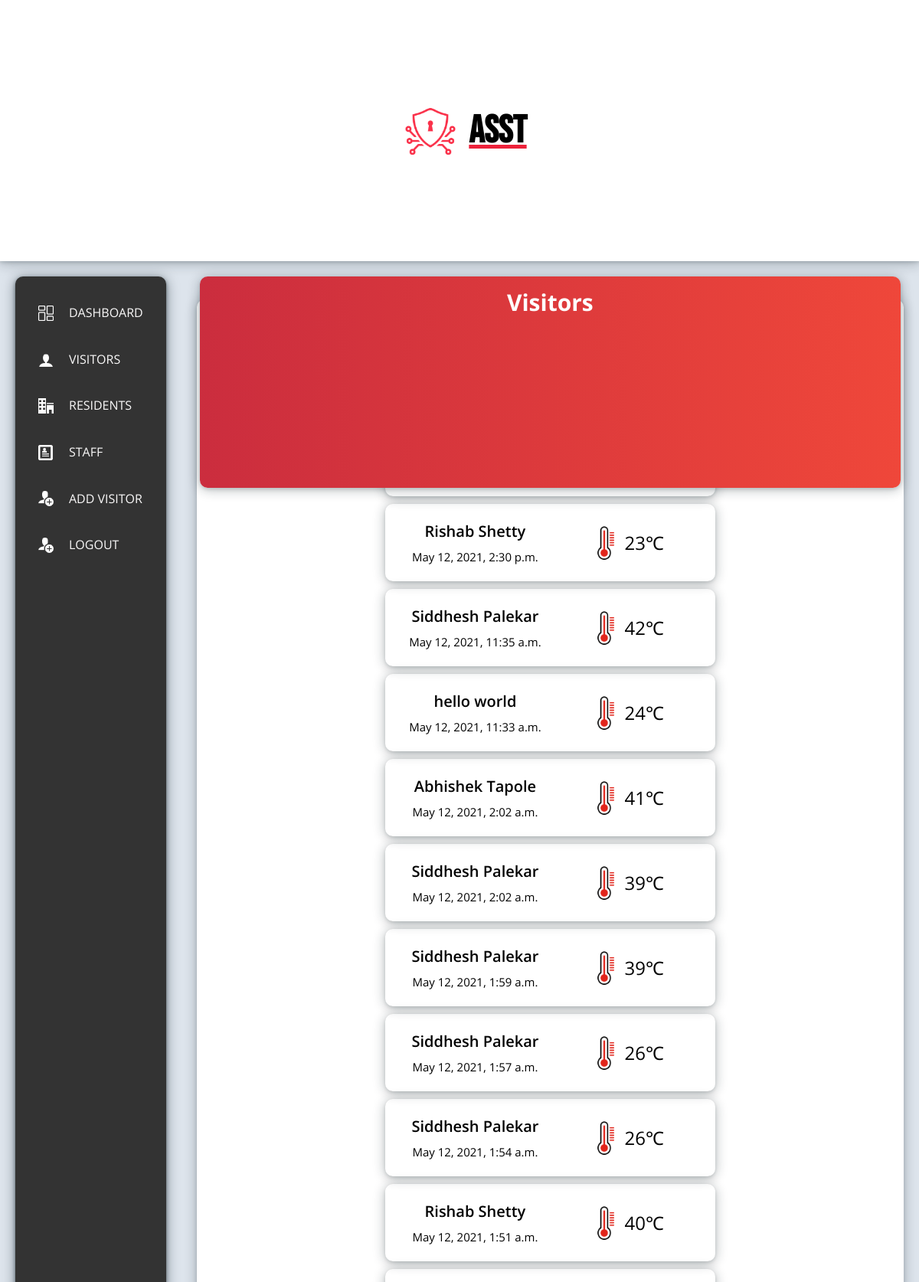
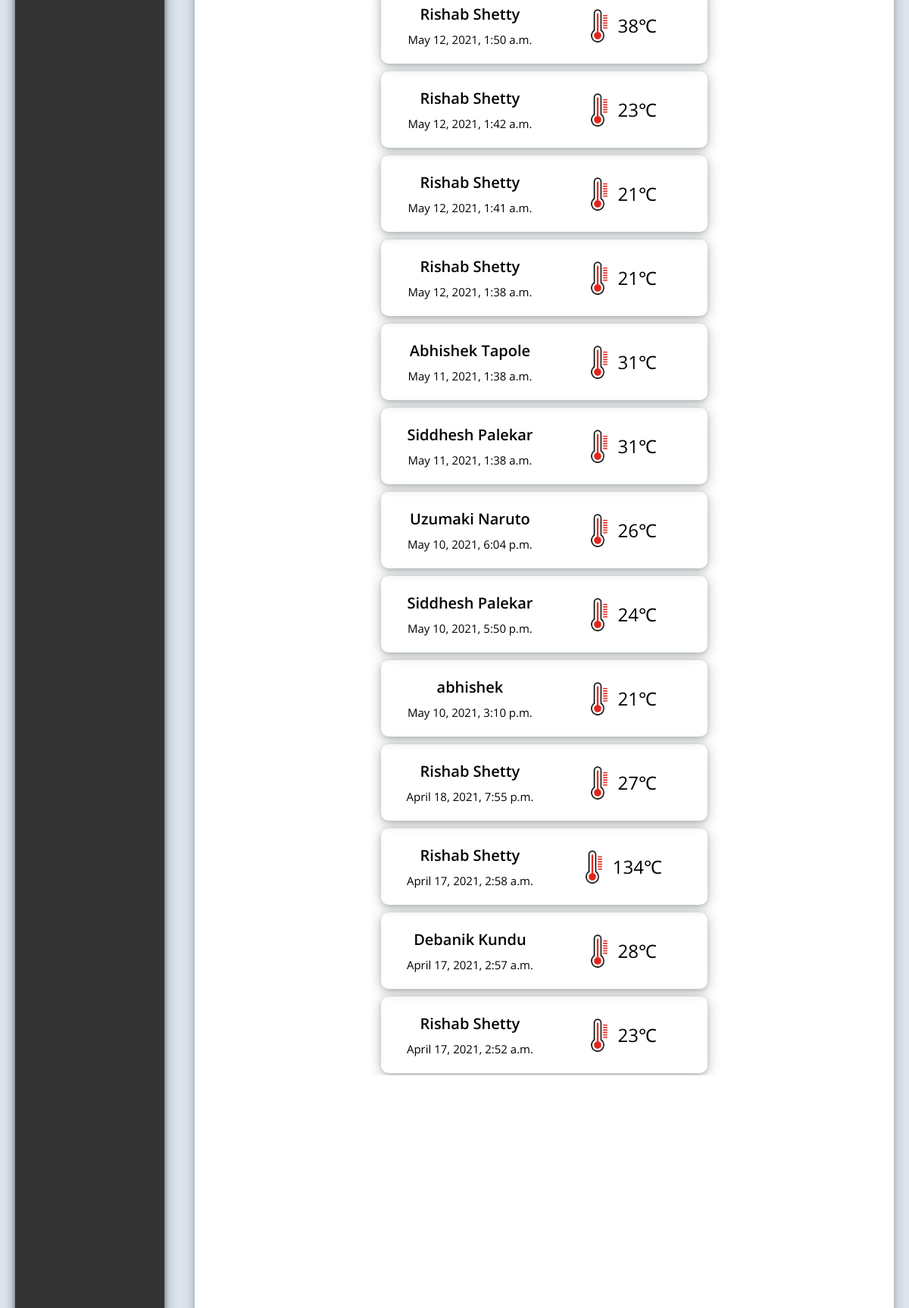
The page /visitors (signed in, upper part) on the database its author committed (2 pictures, top to bottom).
### people/models.py (models this page shows, shortened)
class Visitor(models.Model):
    name = models.ForeignKey(People,on_delete=models.DO_NOTHING)
    temp = models.IntegerField()
    date_time = models.DateTimeField(auto_now_add=True)

class People(models.Model):
    name = models.CharField(max_length=150)
    image = models.ImageField(default='avatar.png',upload_to=upload_location,null=True,blank=True)
    contact = models.CharField(max_length=150)
    address = models.TextField(max_length=2000)
    role = models.ForeignKey(Role,on_delete = models.DO_NOTHING )
    registration_date = models.DateField(auto_now_add=True)
    def __str__(self):
        return self.name

class UnknownVisitor(models.Model):
    name = models.CharField(max_length=150)
    temp = models.IntegerField()
    date_time = models.DateTimeField(auto_now_add=True)
    contact = models.CharField(max_length=500,null=True,blank=True)
    visiting = models.CharField(max_length=500,null=True,blank=True)

### pages/views.py (the view)
# urls.py: path('visitors', visitors,name = "visitors"),
@login_required(login_url='login')
def visitors(request):
    search = request.GET.get('search')
    date = request.GET.get('date')
    print(type(date))
    visitors = Visitor.objects.all()
    unknown = UnknownVisitor.objects.all()
    if search:
        visitors = visitors.filter(name__name__icontains=search)
        unknown = unknown.filter(name__icontains=search)
    if date:
        visitors = visitors.filter(date_time__gte = date,date_time__lte = date+' 23:59')
        unknown = unknown.filter(date_time__gte = date,date_time__lte = date+' 23:59')
        print(visitors[0].date_time)
    result_list = sorted(
    chain(visitors, unknown),
    key=attrgetter('date_time'),
    reverse=True)
    context = {
        'visitors' : result_list
    }
    return render(request,'visitors.html',context)

### templates/visitors.html (shortened to what this page needs)
{% extends 'base.html'  %}
{% load static %}
{% block content-header %}Visitors{% endblock content-header %}
{% block content %}
    <span class="visitor-search">
        <form method="GET" action="">
            <input type="text" placeholder="Search" name="search" class="form__input" autocomplete="off">
        </form>
    </span>
    <span class="visitor-search">
        <form method="GET" action="">
            <input type="text" placeholder="YYYY-MM-DD" name="date" class="form__input" autocomplete="off">
        </form>
    </span>
    <div class="visitor-list">
        {% for visitor in visitors %}
            <div class="visitor-card">
                <div class="visitor-card__name-time" >
                    <span class="visitor-card__name-time__name">{{visitor.name}}</span>
                    <span class="visitor-card__name-time__date">{{visitor.date_time}}</span>
                </div>
                <div class="visitor-card__temp-display">
                    <img src="{% static 'img/temp.png' %}" alt="" class="visitor-card__temp-display__logo">
                    <span class="visitor-card__temp-display__temp">{{visitor.temp}}&#8451;</span>
                </div>
            </div>
        {% endfor %}
    </div>
{% endblock content %}

### static/css/style.css (style rules this page uses)
:root { --color-primary:#ED213A; --color-primary-light:#ED213A; --color-primary-dark:#BA265D; --color-grey-light-1: #faf9f9; --color-grey-light-2: #f4f2f2; --color-grey-light-3: #f0eeee; --color-grey-light-4: #ccc; --color-grey-dark-1: #333; --color-grey-dark-2: #777; --color-grey-dark-3: #999; }
* { margin: 0; padding: 0; }
*, *::after, *::before { box-sizing: inherit; }
html { box-sizing: border-box; font-size: 62.5%; }
body { font-family: "Open Sans", sans-serif; font-weight: 400; line-height: 1.6; background-size: cover; min-height: 100vh; }
.visitor-card { width: 50%; border-radius: 1rem; padding: 2rem; margin: 0 auto; margin-bottom: 1rem; position: relative; display: flex; box-shadow: rgba(14, 30, 37, 0.12) 0px 2px 4px 0px, rgba(14, 30, 37, 0.32) 0px 2px 16px 0px; }
.visitor-card__name-time { flex-basis: 50%; display: flex; flex-direction: column; font-size: 1.5rem; }
.visitor-card__name-time__name { font-family: "Open Sans", sans-serif; margin-bottom: 0.5rem; font-size: 2rem; font-weight: 600; align-self: center; }
.visitor-card__name-time__date { align-self: center; }
.visitor-card__temp-display { flex-basis: 50%; position: relative; display: flex; justify-content: center; align-items: center; }
.visitor-card__temp-display__temp { font-size: 2.4rem; }
.visitor-card__temp-display__logo { height: 5rem; }
.visitor-list { height: 80%; padding: 1rem; overflow-y: scroll; margin-top: 5rem; }
.form__input { font-size: 1.5rem; font-family: inherit; padding: 1.5rem 2rem; border-radius: 5px; border: 1px solid var(--color-grey-dark-3); width: 80%; display: block; transition: all 0.2s linear; }
span { display: inline-block; }
.visitor-search { height: 2.4rem; width: 30rem; }

### rows shown on the page
Visitor: name "Rishab Shetty", date_time "May 12, 2021, 2:30 p.m.", temp "23"
Visitor: name "Siddhesh Palekar", date_time "May 12, 2021, 11:35 a.m.", temp "42"
UnknownVisitor: name "hello world", date_time "May 12, 2021, 11:33 a.m.", temp "24"
Visitor: name "Abhishek Tapole", date_time "May 12, 2021, 2:02 a.m.", temp "41"
Visitor: name "Siddhesh Palekar", date_time "May 12, 2021, 2:02 a.m.", temp "39"
Visitor: name "Siddhesh Palekar", date_time "May 12, 2021, 1:59 a.m.", temp "39"
Visitor: name "Siddhesh Palekar", date_time "May 12, 2021, 1:57 a.m.", temp "26"
Visitor: name "Siddhesh Palekar", date_time "May 12, 2021, 1:54 a.m.", temp "26"
Visitor: name "Rishab Shetty", date_time "May 12, 2021, 1:51 a.m.", temp "40"
Visitor: name "Rishab Shetty", date_time "May 12, 2021, 1:50 a.m.", temp "38"
Visitor: name "Rishab Shetty", date_time "May 12, 2021, 1:42 a.m.", temp "23"
Visitor: name "Rishab Shetty", date_time "May 12, 2021, 1:41 a.m.", temp "21"
Visitor: name "Rishab Shetty", date_time "May 12, 2021, 1:38 a.m.", temp "21"
Visitor: name "Abhishek Tapole", date_time "May 11, 2021, 1:38 a.m.", temp "31"
Visitor: name "Siddhesh Palekar", date_time "May 11, 2021, 1:38 a.m.", temp "31"
UnknownVisitor: name "Uzumaki Naruto", date_time "May 10, 2021, 6:04 p.m.", temp "26"
Visitor: name "Siddhesh Palekar", date_time "May 10, 2021, 5:50 p.m.", temp "24"
UnknownVisitor: name "abhishek", date_time "May 10, 2021, 3:10 p.m.", temp "21"
Visitor: name "Rishab Shetty", date_time "April 18, 2021, 7:55 p.m.", temp "27"
Visitor: name "Rishab Shetty", date_time "April 17, 2021, 2:58 a.m.", temp "134"
UnknownVisitor: name "Debanik Kundu", date_time "April 17, 2021, 2:57 a.m.", temp "28"
Visitor: name "Rishab Shetty", date_time "April 17, 2021, 2:52 a.m.", temp "23"
